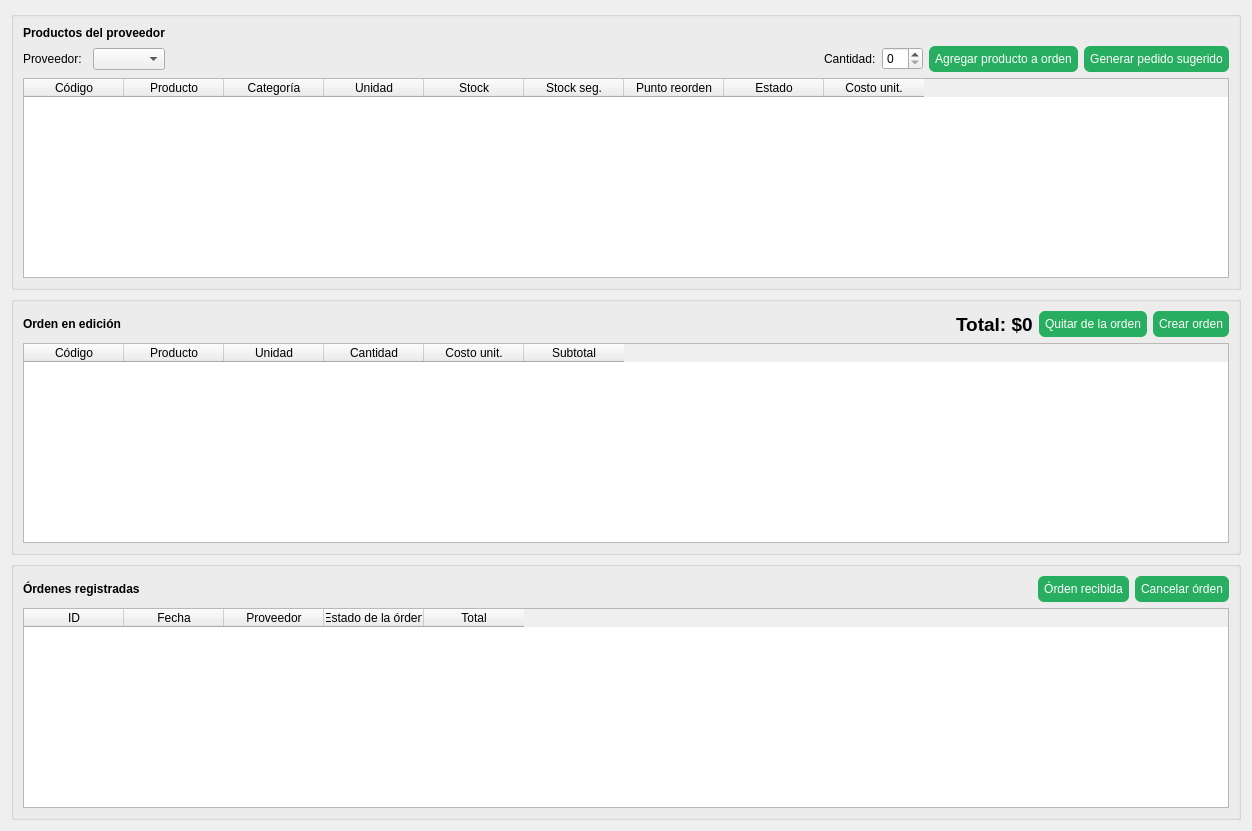
          <widget class="QWidget" name="scrollAreaWidgetContentsCompras">
           <property name="geometry">
            <rect>
             <x>0</x>
             <y>0</y>
             <width>1252</width>
             <height>816</height>
            </rect>
           </property>
           <layout class="QGridLayout" name="gridLayout_11">
            <item row="1" column="0">
             <widget class="QGroupBox" name="gboxOrdenEdicion">
              <property name="title">
               <string/>
              </property>
              <layout class="QGridLayout" name="gridLayout_9">
               <item row="0" column="1">
                <spacer name="spacerOrdenEdicion">
                 <property name="orientation">
                  <enum>Qt::Orientation::Horizontal</enum>
                 </property>
                 <property name="sizeHint" stdset="0">
                  <size>
                   <width>759</width>
                   <height>20</height>
                  </size>
                 </property>
                </spacer>
               </item>
               <item row="1" column="0" colspan="5">
                <widget class="QTableWidget" name="tableOrdenEdicion">
                 <property name="minimumSize">
                  <size>
                   <width>0</width>
                   <height>200</height>
                  </size>
                 </property>
                 <column>
                  <property name="text">
                   <string>Código</string>
                  </property>
                 </column>
                 <column>
                  <property name="text">
                   <string>Producto</string>
                  </property>
                 </column>
                 <column>
                  <property name="text">
                   <string>Unidad</string>
                  </property>
                 </column>
                 <column>
                  <property name="text">
                   <string>Cantidad</string>
                  </property>
                 </column>
                 <column>
                  <property name="text">
                   <string>Costo unit.</string>
                  </property>
                 </column>
                 <column>
                  <property name="text">
                   <string>Subtotal</string>
                  </property>
                 </column>
                </widget>
               </item>
               <item row="0" column="3">
                <widget class="QPushButton" name="btnQuitardeOrden">
                 <property name="styleSheet">
                  <string notr="true">QPushButton {
    background-color: #27AE60;
    color: white;
    border-radius: 6px;
    padding: 6px;
}</string>
                 </property>
                 <property name="text">
                  <string>Quitar de la orden</string>
                 </property>
                </widget>
               </item>
               <item row="0" column="0">
                <widget class="QLabel" name="labelOrdenEdicion">
                 <property name="font">
                  <font>
                   <bold>true</bold>
                  </font>
                 </property>
                 <property name="text">
                  <string>Orden en edición</string>
                 </property>
                </widget>
               </item>
               <item row="0" column="2">
                <widget class="QLabel" name="labelTotalOrden">
                 <property name="font">
                  <font>
                   <pointsize>14</pointsize>
                   <bold>true</bold>
                  </font>
                 </property>
                 <property name="text">
                  <string>Total: $0</string>
                 </property>
                </widget>
               </item>
               <item row="0" column="4">
                <widget class="QPushButton" name="btnCrearOrden">
                 <property name="styleSheet">
                  <string notr="true">QPushButton {
    background-color: #27AE60;
    color: white;
    border-radius: 6px;
    padding: 6px;
}</string>
                 </property>
                 <property name="text">
                  <string>Crear orden</string>
                 </property>
                </widget>
               </item>
              </layout>
             </widget>
            </item>
            <item row="2" column="0">
             <widget class="QGroupBox" name="gboxOrdenesRegistradas">
              <property name="title">
               <string/>
              </property>
              <layout class="QGridLayout" name="gridLayout_10">
               <item row="0" column="0">
                <widget class="QLabel" name="labelOrdenesRegistradas">
                 <property name="font">
                  <font>
                   <bold>true</bold>
                  </font>
                 </property>
                 <property name="text">
                  <string>Órdenes registradas</string>
                 </property>
                </widget>
               </item>
               <item row="1" column="0" colspan="4">
                <widget class="QTableWidget" name="tableOrdenesRegistradas">
                 <property name="minimumSize">
                  <size>
                   <width>0</width>
                   <height>200</height>
                  </size>
                 </property>
                 <column>
                  <property name="text">
                   <string>ID</string>
                  </property>
                 </column>
                 <column>
                  <property name="text">
                   <string>Fecha</string>
                  </property>
                 </column>
                 <column>
                  <property name="text">
                   <string>Proveedor</string>
                  </property>
                 </column>
                 <column>
                  <property name="text">
                   <string>Estado de la órden</string>
                  </property>
                 </column>
                 <column>
                  <property name="text">
                   <string>Total</string>
                  </property>
                 </column>
                </widget>
               </item>
               <item row="0" column="2">
                <widget class="QPushButton" name="btnOrdenRecibida">
                 <property name="styleSheet">
                  <string notr="true">QPushButton {
    background-color: #27AE60;
    color: white;
    border-radius: 6px;
    padding: 6px;
}
</string>
                 </property>
                 <property name="text">
                  <string>Órden recibida</string>
                 </property>
                </widget>
               </item>
               <item row="0" column="1">
                <spacer name="spacerOrdenesRegistradas">
                 <property name="orientation">
                  <enum>Qt::Orientation::Horizontal</enum>
                 </property>
                 <property name="sizeHint" stdset="0">
                  <size>
                   <width>818</width>
                   <height>20</height>
                  </size>
                 </property>
                </spacer>
               </item>
               <item row="0" column="3">
                <widget class="QPushButton" name="btnCancelarOrden">
                 <property name="styleSheet">
                  <string notr="true">QPushButton {
    background-color: #27AE60;
    color: white;
    border-radius: 6px;
    padding: 6px;
}</string>
                 </property>
                 <property name="text">
                  <string>Cancelar órden</string>
                 </property>
                </widget>
               </item>
              </layout>
             </widget>
            </item>
            <item row="0" column="0">
             <widget class="QGroupBox" name="gboxSuperiorCompra">
              <property name="title">
               <string/>
              </property>
              <layout class="QGridLayout" name="gridLayout_8">
               <item row="0" column="0" colspan="2">
                <widget class="QLabel" name="labelProductosCompra">
                 <property name="font">
                  <font>
                   <bold>true</bold>
                  </font>
                 </property>
                 <property name="text">
                  <string>Productos del proveedor</string>
                 </property>
                </widget>
               </item>
               <item row="1" column="0">
                <widget class="QLabel" name="labelProveedorCompra">
                 <property name="text">
                  <string>Proveedor:</string>
                 </property>
                </widget>
               </item>
               <item row="1" column="1">
                <widget class="QComboBox" name="comboProveedorCompra"/>
               </item>
               <item row="1" column="2">
                <spacer name="horizontalSpacer_2">
                 <property name="orientation">
                  <enum>Qt::Orientation::Horizontal</enum>
                 </property>
                 <property name="sizeHint" stdset="0">
                  <size>
                   <width>489</width>
                   <height>20</height>
                  </size>
                 </property>
                </spacer>
               </item>
               <item row="1" column="3">
                <widget class="QLabel" name="labelCantidadCompra">
                 <property name="text">
                  <string>Cantidad:</string>
                 </property>
                </widget>
               </item>
               <item row="1" column="4">
                <widget class="QSpinBox" name="spinCantidadCompra"/>
               </item>
               <item row="1" column="5">
                <widget class="QPushButton" name="btnAgregarProductoCompra">
                 <property name="styleSheet">
                  <string notr="true">QPushButton {
    background-color: #27AE60;
    color: white;
    border-radius: 6px;
    padding: 6px;
}</string>
                 </property>
                 <property name="text">
                  <string>Agregar producto a orden</string>
                 </property>
                </widget>
               </item>
               <item row="1" column="6">
                <widget class="QPushButton" name="btnGenerarPedidoROP">
                 <property name="styleSheet">
                  <string notr="true">QPushButton {
    background-color: #27AE60;
    color: white;
    border-radius: 6px;
    padding: 6px;
}</string>
                 </property>
                 <property name="text">
                  <string>Generar pedido sugerido</string>
                 </property>
                </widget>
               </item>
               <item row="2" column="0" colspan="7">
                <widget class="QTableWidget" name="tableProductosCompra">
                 <property name="minimumSize">
                  <size>
                   <width>0</width>
                   <height>200</height>
                  </size>
                 </property>
                 <column>
                  <property name="text">
                   <string>Código</string>
                  </property>
                 </column>
                 <column>
                  <property name="text">
                   <string>Producto</string>
                  </property>
                 </column>
                 <column>
                  <property name="text">
                   <string>Categoría</string>
                  </property>
                 </column>
                 <column>
                  <property name="text">
                   <string>Unidad</string>
                  </property>
                 </column>
                 <column>
                  <property name="text">
                   <string>Stock</string>
                  </property>
                 </column>
                 <column>
                  <property name="text">
                   <string>Stock seg.</string>
                  </property>
                 </column>
                 <column>
                  <property name="text">
                   <string>Punto reorden</string>
                  </property>
                 </column>
                 <column>
                  <property name="text">
                   <string>Estado</string>
                  </property>
                 </column>
                 <column>
                  <property name="text">
                   <string>Costo unit.</string>
                  </property>
                 </column>
                </widget>
               </item>
              </layout>
             </widget>
            </item>
           </layout>
          </widget>
